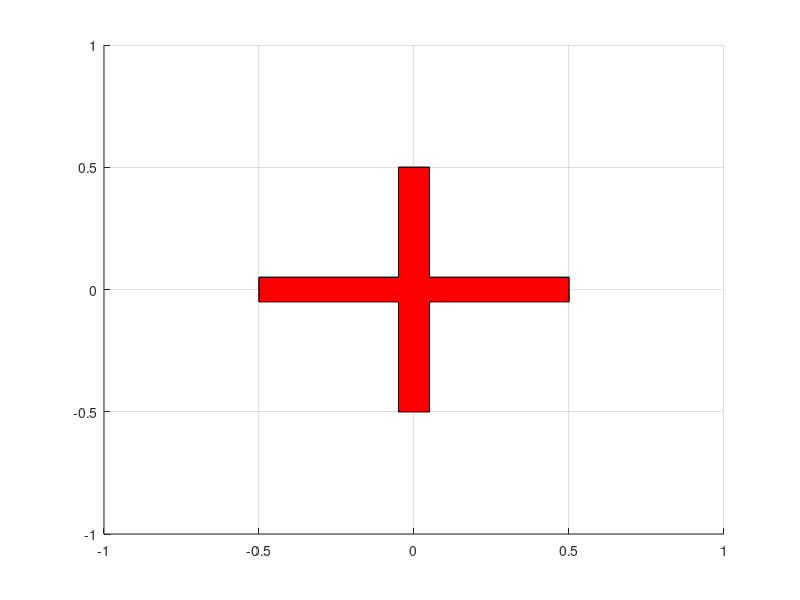

Here is the MATLAB script that generated this plot:
function [handle handle2] = init_quad_draw()

L = .5;  %Arm Length [m]
w = .05; %Arm Width [m]

X = [ -w w w L L w w -w -w -L -L -w];
Y = [  L L w w -w -w -L -L -w -w w w];
Z = zeros(1,12);

Z_shad = -ones(1,12);

handle2 = patch(X,Y,Z_shad,'b');
handle = patch(X,Y,Z,'r');

axis([-1 1 -1 1 -1 1])
grid on


end